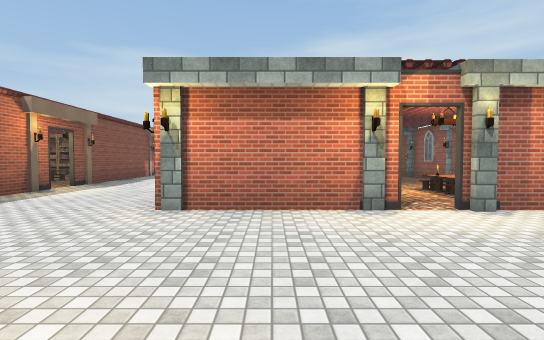
View 1 (above)

23 first-person views from a walk through a Unity game level. The camera is 1.5 m above the floor, tilts 2° down and sees 85° across. The floor is counted in squares, 2.4 m on a side. Each view is taken from the middle of a square. On the plan, view 1 faces up. The plan holds only what a view shows up to about 9 squares ahead; the rest is blank. The player character is not drawn. Some surface patterns are stand-ins.

View 2
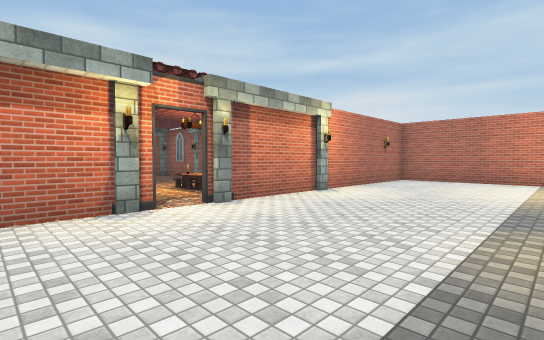

View 3
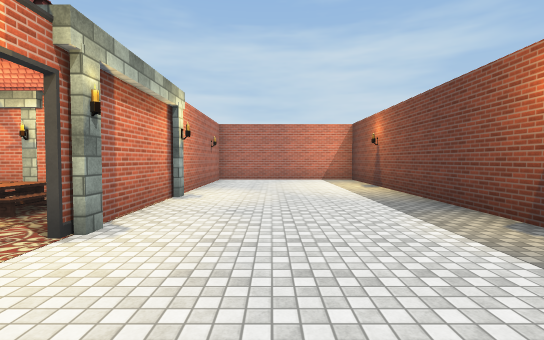

View 4
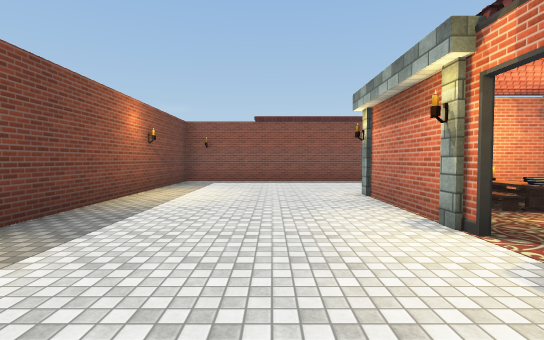

View 5
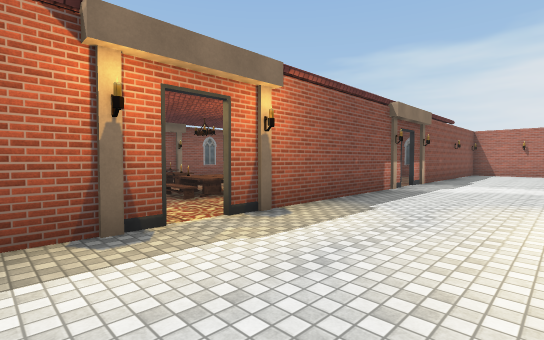

View 6
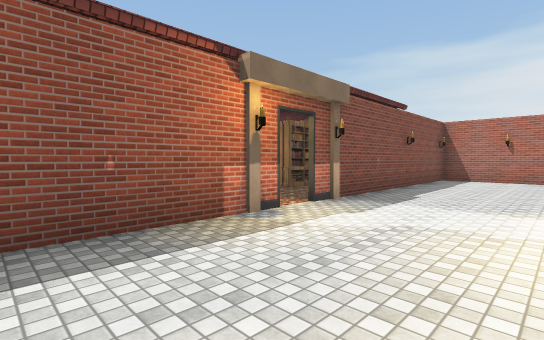

View 7
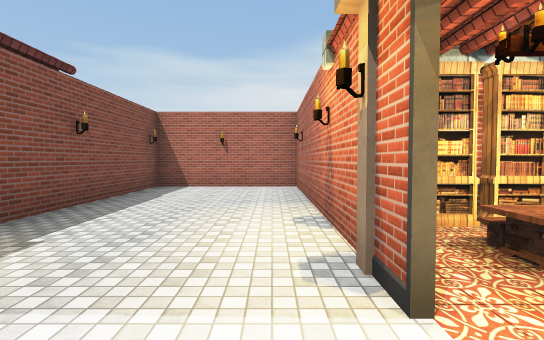

View 8
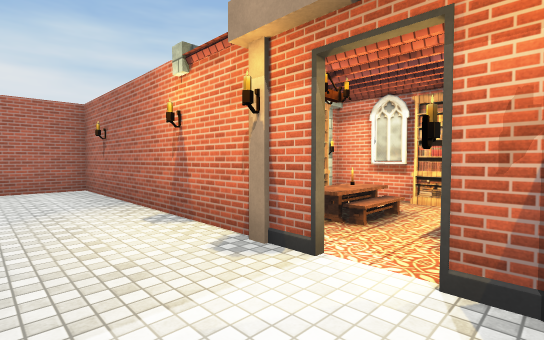

View 9
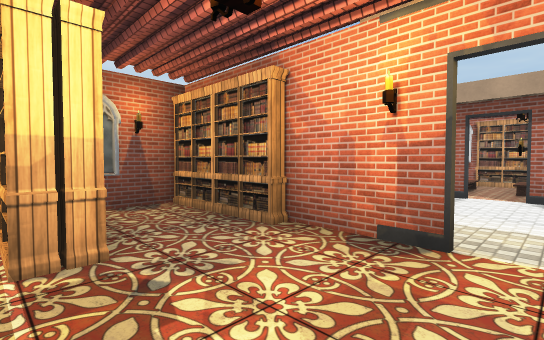

View 10
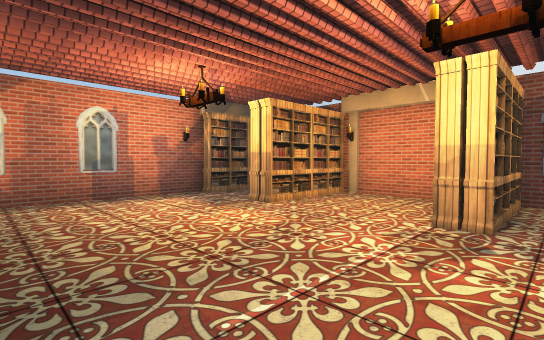

View 11
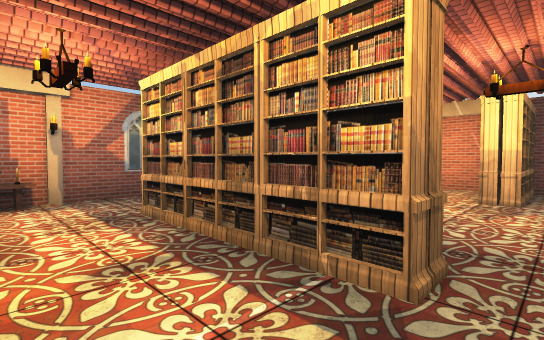

View 12
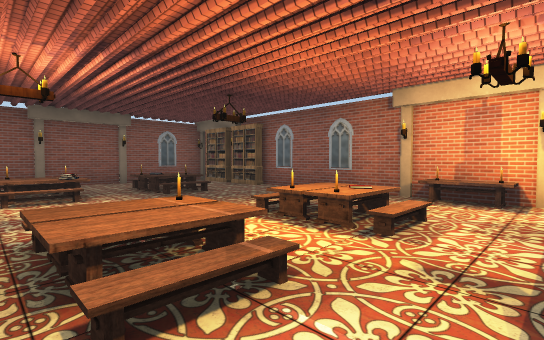

View 13
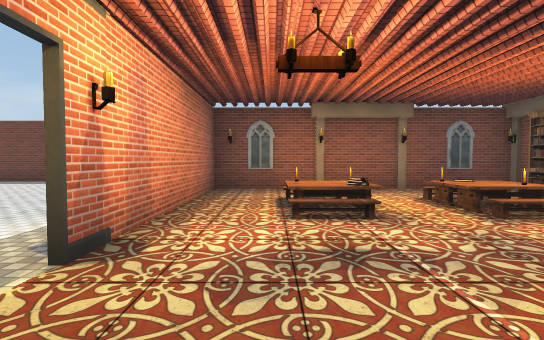

View 14
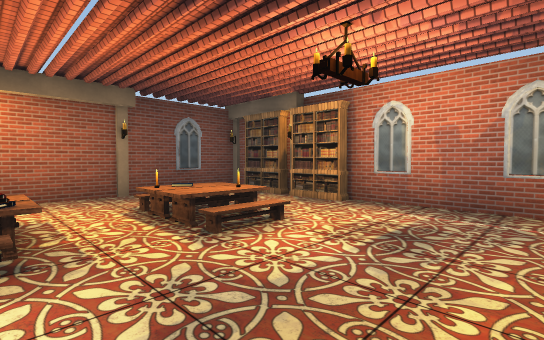

View 15
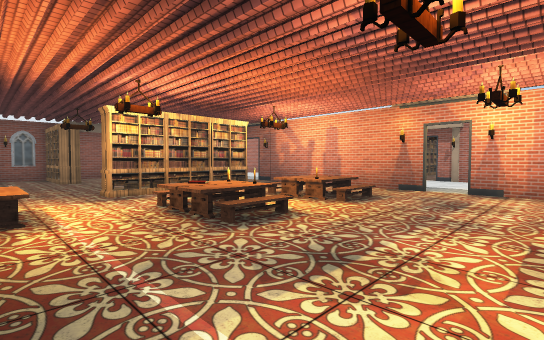

View 16
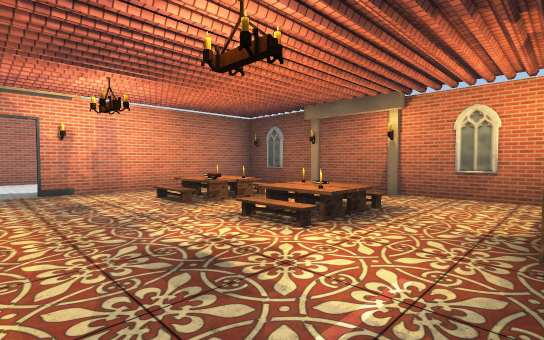

View 17
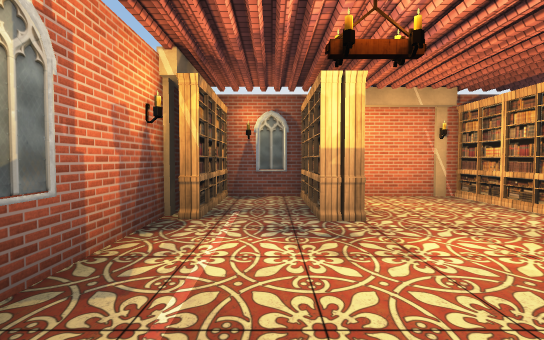

View 18
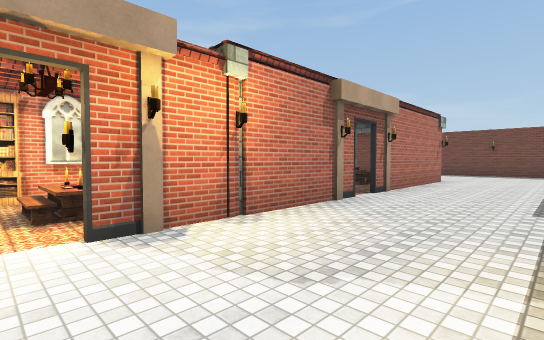

View 19
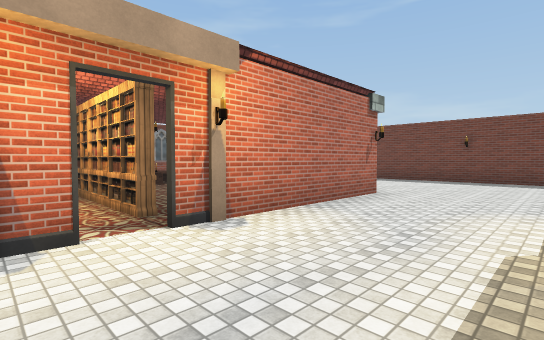

View 20
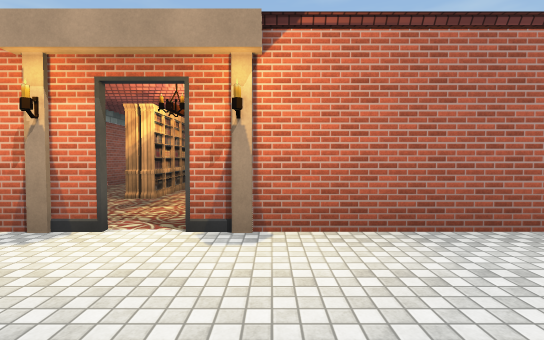

View 21
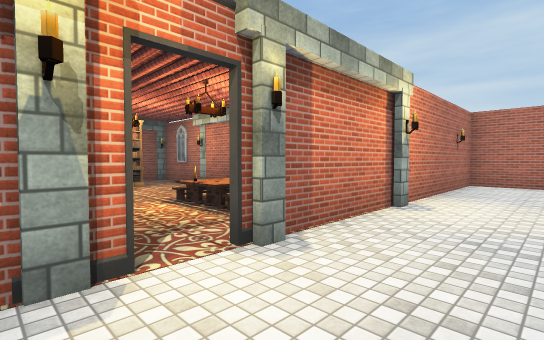

View 22
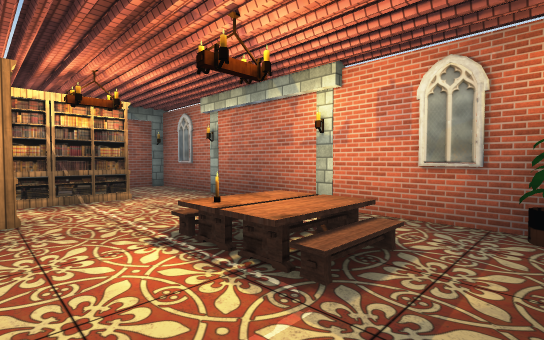

View 23
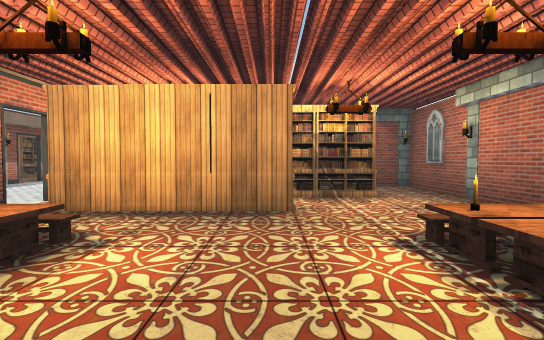

### Floor plan
Points are (right, up) in squares from view 1. A wall is a line through its corners. A room is listed if a view was taken in it or the views show most of it. See-through windows are left out.
Room 1 (views 1, 2, 3, 4, 5, 6, 7, 8, 18, 19, 20, 21)
walls: (-1.4, 8.4) (-1.4, 10.6); (-4.7, 6.4) (-4.7, -0.5) (9, -0.5); (1.6, 3.7) (-1.4, 3.7) (-1.4, 7.6); (-4.7, 11.9) (-4.7, 7); (1.4, 11.7) (1.4, 12.2); (1.6, 11.8) (1.6, 14.9) (0, 14.9); (1.4, 13.6) (1.4, 14.2); (-4.7, 14.5) (-4.7, 12.5); (-1.4, 15.4) (-1.4, 18.9) (-4.7, 18.9) (-4.7, 16.4); (9.3, 0.4) (9.3, 3.7) (2.2, 3.7)
ways out: opening at (-5, 12) to room 2; gap at (-5, 6.5) to room 2; opening at (2, 4) to room 3
objects: bookshelf (-5, 15); bookshelf (-5, 16); other object (-1, 12); other object (-1, 14); bookshelf (-1, 15); bookshelf (1, 13)
Room 2 (views 9, 10, 11, 12, 13, 14, 15, 16, 17)
walls: (-4.8, 6.9) (-4.8, 11.5); (-4.8, 12.5) (-4.8, 14.1); (-11.2, 14.5) (-11.2, 4.8); (-5.5, 16.1) (-10.6, 16.1); (-11.2, 1.6) (-4.8, 1.6) (-4.8, 6.4)
ways out: opening at (-5, 12) to room 1; gap at (-5, 6.5) to room 1
objects: bookshelf (-11, 3); bookshelf (-11, 4); other object (-11, 9); other object (-11, 10); bookshelf (-11, 15); bookshelf (-11, 16); other object (-10, 9); other object (-9, 3); other object (-9, 4); other object (-9, 5); other object (-9, 8); other object (-9, 9); bookshelf (-9, 11); bookshelf (-9, 14) to (-9, 15); bookshelf (-9, 16); other object (-8, 4); other object (-8, 5); other object (-8, 8); other object (-7, 3); other object (-7, 4); other object (-7, 5); other object (-7, 8); other object (-7, 9); bookshelf (-7, 11); bookshelf (-7, 14) to (-7, 15); bookshelf (-7, 16); other object (-6, 4)
Room 3 (views 22, 23)
walls: (-1.3, 7) (-1.3, 5.9); (5.2, 4.6) (5.2, 10.9) (3, 10.9)
ways out: opening at (2, 4) to room 1
objects: other object (-1, 5); bookshelf (-1, 8) to (0, 8); other object (0, 6); bookshelf (1, 8); bookshelf (1, 9) to (2, 9); bookshelf (2, 8); other object (3, 6); bookshelf (3, 9); other object (4, 5); other object (4, 6); other object (5, 4)

Positions as (right, up) in squares from view 1, and headings:
1: (0, 0), facing up
2: (0, 0), facing up-right
3: (0, 2), facing right
4: (4, 2), facing left
5: (-2, 5), facing up-left
6: (-2, 9), facing up-left
7: (-2, 12), facing up
8: (-3, 12), facing up-right
9: (-7, 12), facing up-right
10: (-6, 11), facing up-left
11: (-6, 9), facing up-left
12: (-6, 10), facing down-left
13: (-6, 8), facing down
14: (-7, 7), facing down-left
15: (-11, 5), facing up-right
16: (-11, 7), facing down-right
17: (-10, 11), facing up
18: (-4, 13), facing down-right
19: (-4, 9), facing down-right
20: (-4, 7), facing right
21: (1, 2), facing up-right
22: (2, 4), facing up-right
23: (2, 4), facing up
